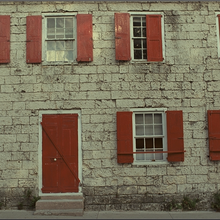
%> input picture 2_spatially_variant_noise_removal/kodim_spatial_var/kodim01.png, 220 x 220 px, shrunk from 512 x 512 before the run; its folder holds only this picture in this run
$ octave TNF_Spatial_Var_Demo.m   (GNU Octave 9; MATLAB toolbox functions it lacks are replaced by stand-ins)
%> lines starting %> are read from the running program, lines starting %| are printed output that depends on the picture
clear;

GT_image_dir  =    'kodim_spatial_var/';
Noi_image_dir  =    'SV_Noi_35/';
GT_fpath = fullfile(GT_image_dir, '*.png');
Noi_fpath = fullfile(Noi_image_dir, '*.png');
GT_im_dir  = dir(GT_fpath);
Noi_im_dir = dir(Noi_fpath);
im_num = length(GT_im_dir);

Sig_Level = [30 35 40];
for Truncate = [2]
for ALPHA = [1.5]
for LAMBDA = [ 0.8]
%     lb = -LAMBDA+3.1;
for RHO = [0.45]
% if RHO<=0.16; continue; end
% parameters for denoising
Par.nSig0     =   Sig_Level; % STD of the noise image
Par.win       =   20;        % Non-local patch searching window
Par.Constant  =   sqrt(2);   % Constant num for the weight vector
Par.Innerloop =   2;         % InnerLoop Num of between re-blockmatching
Par.ps        =   4;         % Patch size, larger values would get better performance, but will be slower
Par.step      =   3;         % The step between neighbor patches, smaller values would get better performance, but will be slower
Par.Iter      =   12;        % total iter numbers
Par.delta     =   0.1;
Par.maxIter   =   10;
Par.rho       =   RHO;       % In final version, this parameter will be changed
Par.mu        =   1.002;
Par.lambda    =   LAMBDA;    % for different noise levels, this parameter should be tuned to achieve better performance
Par.t         =   Truncate;

% record all the results in each iteration
Par.PSNR = zeros(Par.Iter, im_num, 'single');
Par.SSIM = zeros(Par.Iter, im_num, 'single');
PSNRs = zeros(im_num,1); SSIMs = zeros(im_num,1); Times = zeros([im_num,1]);
for i = 1
    Par.alpha = ALPHA;
    Par.image   =   i;
    Par.nlsp    =   70;   % Initial Non-local Similar Patches number
    Par.I = double( imread(fullfile(GT_image_dir, GT_im_dir(i).name)) );
    S = regexp(GT_im_dir(i).name, '\.', 'split');
    [h, w, ch] = size(Par.I);
%> h = 220; w = 220; ch = 3

    noise_peak = abs(peaks(h));
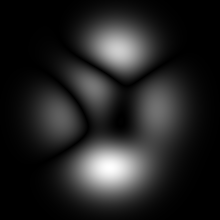
%> noise_peak: size 220x220 double; min 2.71e-07, max 8.11, mean 1.13; drawn with min black and max white
    M = max(noise_peak(:));
%> M = 8.11
    m = min(noise_peak(:));
%> m = 2.71e-07
    noise_peak = (noise_peak-m)./(M-m);
    Par.peak = noise_peak;
    % [8 lines of commented-out code are left out]
%> (the run ends here)
